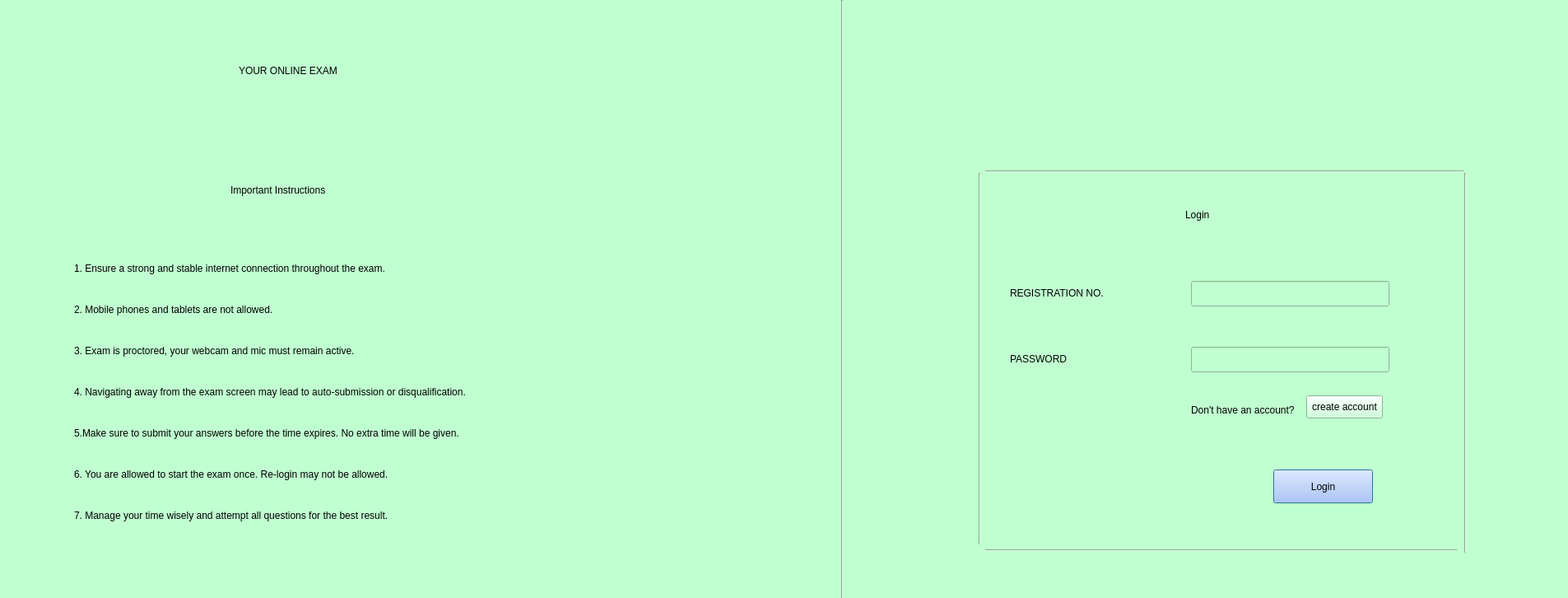
<?xml version="1.0" encoding="UTF-8"?>
<ui version="4.0">
 <class>Dialog</class>
 <widget class="QDialog" name="Dialog">
  <property name="geometry">
   <rect>
    <x>0</x>
    <y>0</y>
    <width>1905</width>
    <height>726</height>
   </rect>
  </property>
  <property name="windowTitle">
   <string>Dialog</string>
  </property>
  <property name="styleSheet">
   <string notr="true">background-color: rgb(192, 255, 208);</string>
  </property>
  <widget class="QLabel" name="label">
   <property name="geometry">
    <rect>
     <x>280</x>
     <y>210</y>
     <width>391</width>
     <height>41</height>
    </rect>
   </property>
   <property name="styleSheet">
    <string notr="true">font: 63 18pt &quot;Sitka Small Semibold&quot;;</string>
   </property>
   <property name="text">
    <string>Important Instructions</string>
   </property>
  </widget>
  <widget class="QLabel" name="label_2">
   <property name="geometry">
    <rect>
     <x>90</x>
     <y>310</y>
     <width>741</width>
     <height>31</height>
    </rect>
   </property>
   <property name="styleSheet">
    <string notr="true">font: 14pt &quot;Segoe UI Variable Text&quot;;</string>
   </property>
   <property name="text">
    <string>1. Ensure a strong and stable internet connection throughout the exam.</string>
   </property>
  </widget>
  <widget class="QLabel" name="label_3">
   <property name="geometry">
    <rect>
     <x>90</x>
     <y>360</y>
     <width>481</width>
     <height>31</height>
    </rect>
   </property>
   <property name="styleSheet">
    <string notr="true">font: 14pt &quot;Segoe UI Variable Text&quot;;</string>
   </property>
   <property name="text">
    <string>2. Mobile phones and tablets are not allowed.</string>
   </property>
  </widget>
  <widget class="QLabel" name="label_4">
   <property name="geometry">
    <rect>
     <x>90</x>
     <y>410</y>
     <width>661</width>
     <height>31</height>
    </rect>
   </property>
   <property name="styleSheet">
    <string notr="true">font: 14pt &quot;Segoe UI Variable Text&quot;;</string>
   </property>
   <property name="text">
    <string>3. Exam is proctored, your webcam and mic must remain active.</string>
   </property>
  </widget>
  <widget class="QLabel" name="label_5">
   <property name="geometry">
    <rect>
     <x>90</x>
     <y>460</y>
     <width>931</width>
     <height>31</height>
    </rect>
   </property>
   <property name="styleSheet">
    <string notr="true">font: 14pt &quot;Segoe UI Variable Text&quot;;</string>
   </property>
   <property name="text">
    <string>4. Navigating away from the exam screen may lead to auto-submission or disqualification.</string>
   </property>
  </widget>
  <widget class="QLabel" name="label_6">
   <property name="geometry">
    <rect>
     <x>90</x>
     <y>510</y>
     <width>911</width>
     <height>31</height>
    </rect>
   </property>
   <property name="styleSheet">
    <string notr="true">font: 14pt &quot;Segoe UI Variable Text&quot;;</string>
   </property>
   <property name="text">
    <string>5.Make sure to submit your answers before the time expires. No extra time will be given.</string>
   </property>
  </widget>
  <widget class="QLabel" name="label_7">
   <property name="geometry">
    <rect>
     <x>90</x>
     <y>560</y>
     <width>771</width>
     <height>31</height>
    </rect>
   </property>
   <property name="styleSheet">
    <string notr="true">font: 14pt &quot;Segoe UI Variable Text&quot;;</string>
   </property>
   <property name="text">
    <string>6. You are allowed to start the exam once. Re-login may not be allowed.</string>
   </property>
  </widget>
  <widget class="QLabel" name="label_8">
   <property name="geometry">
    <rect>
     <x>90</x>
     <y>610</y>
     <width>761</width>
     <height>31</height>
    </rect>
   </property>
   <property name="styleSheet">
    <string notr="true">font: 14pt &quot;Segoe UI Variable Text&quot;;</string>
   </property>
   <property name="text">
    <string>7. Manage your time wisely and attempt all questions for the best result.</string>
   </property>
  </widget>
  <widget class="QLabel" name="label_9">
   <property name="geometry">
    <rect>
     <x>1440</x>
     <y>240</y>
     <width>131</width>
     <height>41</height>
    </rect>
   </property>
   <property name="styleSheet">
    <string notr="true">font: 18pt &quot;HP Simplified Hans&quot;;</string>
   </property>
   <property name="text">
    <string>Login</string>
   </property>
  </widget>
  <widget class="QLabel" name="label_10">
   <property name="geometry">
    <rect>
     <x>1227</x>
     <y>340</y>
     <width>211</width>
     <height>31</height>
    </rect>
   </property>
   <property name="styleSheet">
    <string notr="true">font: 14pt &quot;MS Shell Dlg 2&quot;;</string>
   </property>
   <property name="text">
    <string>REGISTRATION NO.</string>
   </property>
  </widget>
  <widget class="QLineEdit" name="regno">
   <property name="geometry">
    <rect>
     <x>1447</x>
     <y>341</y>
     <width>241</width>
     <height>31</height>
    </rect>
   </property>
   <property name="styleSheet">
    <string notr="true">font: 14pt &quot;MS Shell Dlg 2&quot;;</string>
   </property>
  </widget>
  <widget class="QLineEdit" name="password">
   <property name="geometry">
    <rect>
     <x>1447</x>
     <y>421</y>
     <width>241</width>
     <height>31</height>
    </rect>
   </property>
   <property name="styleSheet">
    <string notr="true">font: 14pt &quot;MS Shell Dlg 2&quot;;</string>
   </property>
  </widget>
  <widget class="QLabel" name="label_11">
   <property name="geometry">
    <rect>
     <x>1227</x>
     <y>420</y>
     <width>211</width>
     <height>31</height>
    </rect>
   </property>
   <property name="styleSheet">
    <string notr="true">font: 14pt &quot;MS Shell Dlg 2&quot;;</string>
   </property>
   <property name="text">
    <string>PASSWORD</string>
   </property>
  </widget>
  <widget class="QPushButton" name="loginbtn">
   <property name="geometry">
    <rect>
     <x>1547</x>
     <y>570</y>
     <width>121</width>
     <height>41</height>
    </rect>
   </property>
   <property name="styleSheet">
    <string notr="true">font: 14pt &quot;MS Shell Dlg 2&quot;;
background-color: rgb(164, 189, 255);</string>
   </property>
   <property name="text">
    <string>Login</string>
   </property>
  </widget>
  <widget class="QLabel" name="label_12">
   <property name="geometry">
    <rect>
     <x>1447</x>
     <y>490</y>
     <width>161</width>
     <height>16</height>
    </rect>
   </property>
   <property name="text">
    <string>Don't have an account?</string>
   </property>
  </widget>
  <widget class="QPushButton" name="createacc">
   <property name="geometry">
    <rect>
     <x>1587</x>
     <y>480</y>
     <width>93</width>
     <height>28</height>
    </rect>
   </property>
   <property name="text">
    <string>create account</string>
   </property>
  </widget>
  <widget class="Line" name="line">
   <property name="geometry">
    <rect>
     <x>1013</x>
     <y>0</y>
     <width>20</width>
     <height>841</height>
    </rect>
   </property>
   <property name="orientation">
    <enum>Qt::Vertical</enum>
   </property>
  </widget>
  <widget class="Line" name="line_2">
   <property name="geometry">
    <rect>
     <x>1180</x>
     <y>210</y>
     <width>20</width>
     <height>451</height>
    </rect>
   </property>
   <property name="orientation">
    <enum>Qt::Vertical</enum>
   </property>
  </widget>
  <widget class="Line" name="line_3">
   <property name="geometry">
    <rect>
     <x>1197</x>
     <y>200</y>
     <width>581</width>
     <height>16</height>
    </rect>
   </property>
   <property name="orientation">
    <enum>Qt::Horizontal</enum>
   </property>
  </widget>
  <widget class="Line" name="line_4">
   <property name="geometry">
    <rect>
     <x>1197</x>
     <y>660</y>
     <width>581</width>
     <height>16</height>
    </rect>
   </property>
   <property name="orientation">
    <enum>Qt::Horizontal</enum>
   </property>
  </widget>
  <widget class="Line" name="line_5">
   <property name="geometry">
    <rect>
     <x>1770</x>
     <y>210</y>
     <width>20</width>
     <height>461</height>
    </rect>
   </property>
   <property name="orientation">
    <enum>Qt::Vertical</enum>
   </property>
  </widget>
  <widget class="QLabel" name="label_13">
   <property name="geometry">
    <rect>
     <x>290</x>
     <y>60</y>
     <width>491</width>
     <height>51</height>
    </rect>
   </property>
   <property name="styleSheet">
    <string notr="true">font: 22pt &quot;MS Shell Dlg 2&quot;;</string>
   </property>
   <property name="text">
    <string>YOUR ONLINE EXAM </string>
   </property>
  </widget>
 </widget>
 <resources/>
 <connections/>
</ui>
